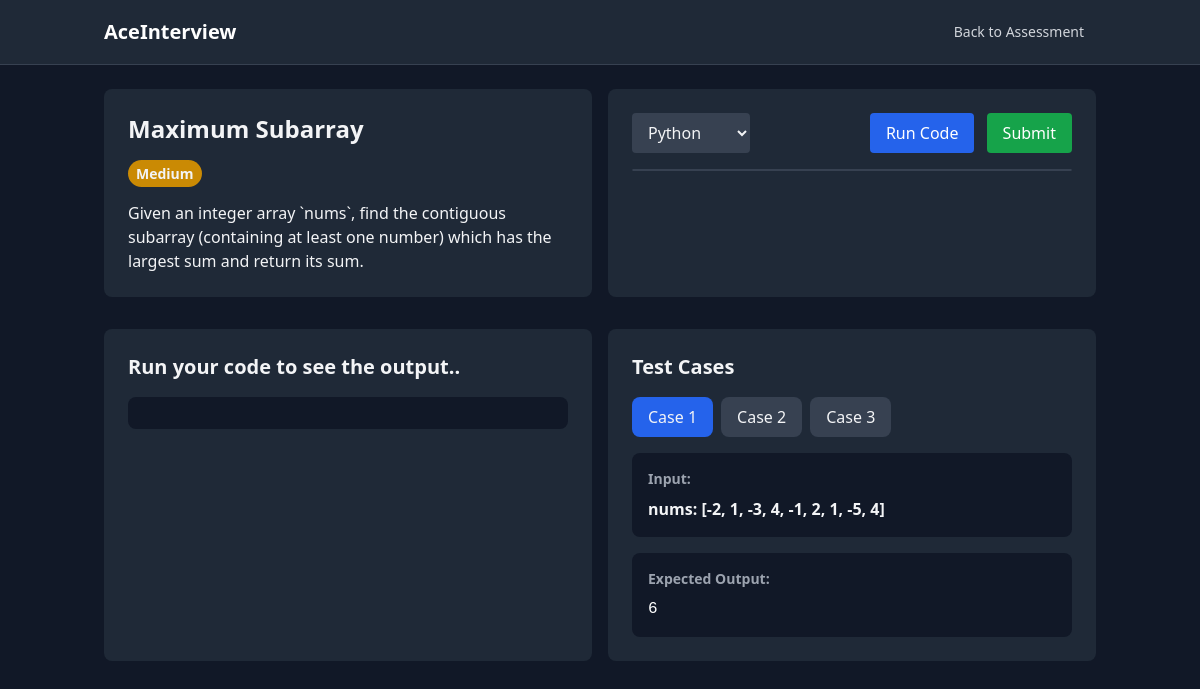
The app's page /question/3/ (signed in) with its own data.
### prep_app/models.py (models this page shows, shortened)
class Question(models.Model):
    DIFFICULTY_CHOICES = [
        ('easy', 'Easy'),
        ('medium', 'Medium'),
        ('hard', 'Hard'),
    ]
    LANGUAGE_CHOICES = [
        ('python', 'Python'),
        ('java', 'Java'),
        ('javascript', 'JavaScript'),
        ('cpp', 'C++'),
    ]
    title = models.CharField(max_length=200)
    description = models.TextField()
    difficulty = models.CharField(max_length=10, choices=DIFFICULTY_CHOICES)
    topic = models.ForeignKey(Topic, on_delete=models.CASCADE, related_name='questions')
    leetcode_link = models.URLField()
    initial_code = models.JSONField(help_text="Initial code template for each language")
    solution = models.JSONField(help_text="Solution code for each language", null=True, blank=True)
    test_cases = models.JSONField()
    created_at = models.DateTimeField(auto_now_add=True)
    updated_at = models.DateTimeField(auto_now=True)

### prep_app/views.py (the view)
# urls.py: path('question/<int:question_id>/', views.coding_assessment, name='coding_assessment'),
@login_required
def coding_assessment(request, question_id):
    question = get_object_or_404(Question, id=question_id)
    if request.method == 'POST':
        form = CodeSubmissionForm(request.POST)
        if form.is_valid():
            submission = form.save(commit=False)
            submission.user = request.user
            submission.question = question
            submission.save()
            return JsonResponse({
                'status': 'success',
                'message': 'Code submitted successfully'
            })
    else:
        form = CodeSubmissionForm(initial={'code': question.initial_code})
    return render(request, 'prep_app/coding_assessment.html', {
        'question': question,
        'form': form,
        'initial_code': question.initial_code,
        'submissions': UserSubmission.objects.filter(
            user=request.user,
            question=question
        ).order_by('-created_at')[:5]
    })

### prep_app/forms.py
class CodeSubmissionForm(forms.ModelForm):
    LANGUAGE_CHOICES = [
        ('python', 'Python'),
        ('java', 'Java'),
        ('javascript', 'JavaScript'),
        ('cpp', 'C++'),
    ]
    code = forms.CharField(
        widget=forms.Textarea(
            attrs={
                'class': 'w-full h-96 font-mono bg-gray-900 text-gray-100 p-4 rounded-lg',
                'spellcheck': 'false',
            }
        )
    )
    language = forms.ChoiceField(
        choices=LANGUAGE_CHOICES,
        widget=forms.Select(
            attrs={
                'class': 'bg-gray-800 text-gray-100 rounded-lg p-2'
            }
        )
    )
    class Meta:
        model = UserSubmission
        fields = ['code', 'language']

### prep_app/templates/prep_app/coding_assessment.html (shortened to what this page needs)
{% load static %}
<!DOCTYPE html>
<html lang="en">
<head>
    <link rel="stylesheet" href="/static/css/base.css">
    <link href="https://cdnjs.cloudflare.com/ajax/libs/codemirror/5.65.2/codemirror.min.css" rel="stylesheet">
    <link href="https://cdnjs.cloudflare.com/ajax/libs/codemirror/5.65.2/theme/monokai.min.css" rel="stylesheet">
    <link rel="stylesheet" href="https://cdnjs.cloudflare.com/ajax/libs/codemirror/5.65.2/codemirror.min.css">
    <link rel="stylesheet" href="https://cdnjs.cloudflare.com/ajax/libs/codemirror/5.65.2/theme/dracula.min.css">
    <script src="https://cdn.tailwindcss.com"></script>
</head>
<body>
    <nav class="bg-gray-800 border-b border-gray-700">
        <div class="container mx-auto px-4">
            <div class="flex items-center justify-between h-16">
                <div class="flex items-center">
                    <a href="{% url 'home' %}" class="text-xl font-bold text-white hover:text-gray-300">
                        AceInterview
                    </a>
                </div>
                <div class="flex items-center">
                    <a href="{% url 'interview_prep' %}" class="text-gray-300 hover:text-white px-3 py-2 rounded-md text-sm font-medium">
                        Back to Assessment
                    </a>
                </div>
            </div>
        </div>
    </nav>
    <div class="min-h-screen bg-gray-900 text-gray-100">
        <div class="container mx-auto px-4">
            <div class="grid grid-cols-1 lg:grid-cols-2 gap-4 py-6">
                <div class="bg-gray-800 rounded-lg p-6">
                    <h1 class="text-2xl font-bold mb-4">{{ question.title }}</h1>
                    <div class="mb-4">
                        <span class="px-2 py-1 rounded-full text-sm font-semibold
                            {% if question.difficulty == 'easy' %}bg-green-600
                            {% elif question.difficulty == 'medium' %}bg-yellow-600
                            {% else %}bg-red-600{% endif %}">
                            {{ question.difficulty|title }}
                        </span>
                    </div>
                    <div class="prose prose-invert">
                        {{ question.description|safe }}
                    </div>
                </div>
                <div class="bg-gray-800 rounded-lg p-6">
                    <form id="code-form" method="post">
                        <div class="mb-4 flex justify-between items-center">
                            <select id="language-selector" class="bg-gray-700 text-gray-100 rounded px-3 py-2" onchange="changeLanguage(this.value)">
                                {% for lang, name in question.LANGUAGE_CHOICES %}
                                    <option value="{{ lang }}">{{ name }}</option>
                                {% endfor %}
                            </select>
                            <div class="space-x-2">
                                <button type="button" onclick="runCode()" class="bg-blue-600 text-white px-4 py-2 rounded hover:bg-blue-700">
                                    Run Code
                                </button>
                                <button type="submit" onclick="submitCode()" class="bg-green-600 text-white px-4 py-2 rounded hover:bg-green-700">
                                    Submit
                                </button>
                            </div>
                        </div>
                        <div id="code-editor" class="border border-gray-700 rounded-lg"></div>
                    </form>
                </div>
            <div class="bg-gray-800 rounded-lg p-6 mt-4">
                <h2 class="text-xl font-bold mb-4">Run your code to see the output..</h2>
                <div id="output" class="font-mono bg-gray-900 p-4 rounded-lg whitespace-pre max-w- overflow-y-auto break-words"></div>
              </div>
            <div class="bg-gray-800 rounded-lg p-6 mt-4">
                <h2 class="text-xl font-bold mb-4">Test Cases</h2>
                <div class="flex space-x-2 mb-4">
                {% for test_case in question.test_cases %}
                    <button class="test-case-btn {% if forloop.first %}bg-blue-600{% else %}bg-gray-700{% endif %} px-4 py-2 rounded-lg"
                            data-case="{{ forloop.counter0 }}">
                    Case {{ forloop.counter }}
                    </button>
                {% endfor %}
                </div>
                {% for test_case in question.test_cases %}
                <div class="test-case-content {% if not forloop.first %}hidden{% endif %}" data-case-index="{{ forloop.counter0 }}">
                <div class="space-y-4">
                    <div class="bg-gray-900 p-4 rounded-lg">
                    <h3 class="text-sm font-semibold text-gray-400 mb-2">Input:</h3>
                    <ul class="list-none">
                        {% for key, value in test_case.input.items %}
                            <li><strong>{{ key }}:</strong> <strong>{{ value|pprint }}</strong></li>
                        {% endfor %}
                        </ul>
                    </div>
                    <div class="bg-gray-900 p-4 rounded-lg">
                    <h3 class="text-sm font-semibold text-gray-400 mb-2">Expected Output:</h3>
                    <pre class="text-white">{{ test_case.expected|pprint }}</pre>
                    </div>
                </div>
                </div>
                {% endfor %}
            </div>
        </div>
    </div>
</body>
</html>

### records on screen
Question: title "Maximum Subarray", difficulty "Medium", description "Given an integer array `nums`, find the contiguous subarray (containing at least one number) which has the largest sum and return its sum.", value "Python"

### other values on screen
{{ key }} "nums"
{{ value|pprint }} "[-2, 1, -3, 4, -1, 2, 1, -5, 4]"
{{ test_case.expected|pprint }} "6"
